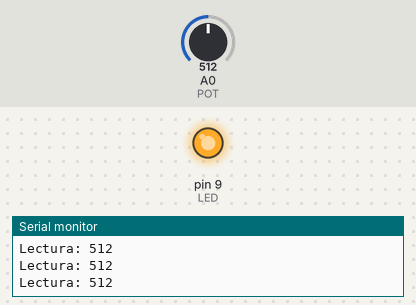
The sketch below on a simulated Arduino Uno, built with avr-gcc and run on an emulated ATmega328P. Parts: output pins drawn as LEDs (lit = HIGH), the last lines printed to the serial monitor. Inputs (shaded band) come from the test bench; at power-on: A0 (POT) = 512.

Above: at 1.2 s.
1.3 s: A0 (POT) set to 500
At 1.7 s:
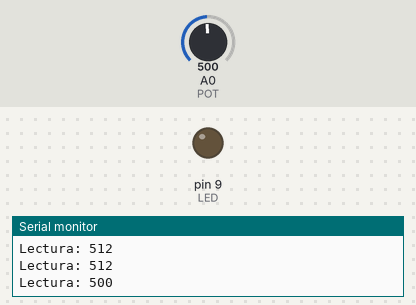
2.8 s: A0 (POT) set to 521
At 4.0 s:
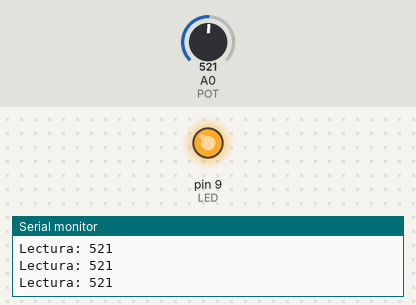
4.3 s: A0 (POT) set to 511
At 5.2 s:
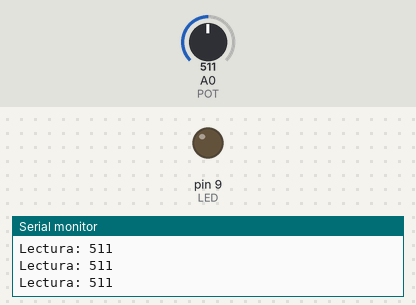
Timing chart, 0 to 7.3 s (numbered marks = the images above; inputs shaded):
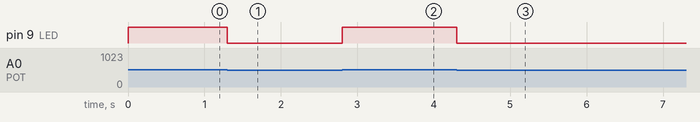

The sketch:

pot-digital.ino
```cpp
// Fallo: enciende o apaga D9 con un umbral en lugar de PWM.
const int POT = A0;
const int LED = 9;
unsigned long ultimo = 0;

void setup() {
  Serial.begin(9600);
}

void loop() {
  int lectura = analogRead(POT);
  pinMode(LED, OUTPUT);
  digitalWrite(LED, lectura > 511 ? HIGH : LOW);
  if (millis() - ultimo >= 250) {
    ultimo += 250;
    Serial.print("Lectura: ");
    Serial.println(lectura);
  }
}
```

Measured:
- the behaviour switches between 512 and 511 on A0 (POT) (found by bisection; images 0 and 1)
- after the input at 1.3 s, pin 9 (LED): HIGH → LOW at once
- after the input at 2.8 s, pin 9 (LED): LOW → HIGH at once
- after the input at 4.3 s, pin 9 (LED): HIGH → LOW at once
